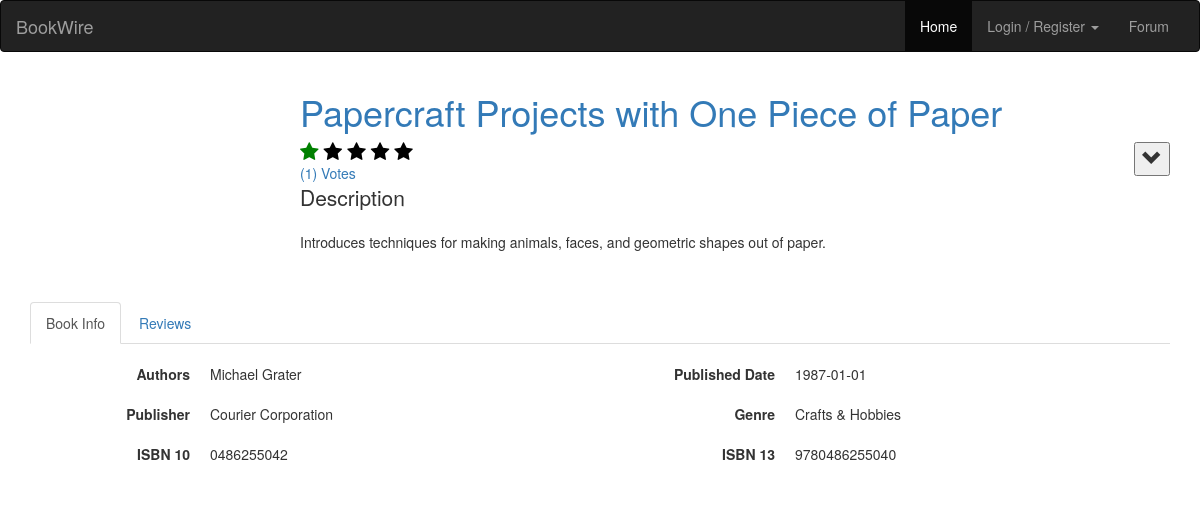
Page /bookinstance/9780486255040 on the committed database.
### book/models.py (models this page shows, shortened)
class Book(models.Model):
	uid = models.CharField(max_length=64)
	title =  models.CharField(max_length=1024)
	authors = models.CharField(max_length=1024)
	publisher = models.CharField(max_length=1024)
	published_date = models.CharField(max_length=32)
	description = models.CharField(max_length=8192)
	isbn_13 = models.CharField(max_length=32)
	isbn_10 = models.CharField(max_length=32)
	genre = models.CharField(max_length=1024)
	average_rating = models.FloatField()
	ratings_count = models.IntegerField()
	thumbnail = models.CharField(max_length=1024)
	favourites = models.ManyToManyField(User, related_name='favourites')
	readingnow = models.ManyToManyField(User, related_name='readingnow')
	toread = models.ManyToManyField(User, related_name='toread')
	haveread = models.ManyToManyField(User, related_name='haveread')

### book/views.py (the view, shortened to what this page needs)
# urls.py: path('bookinstance/<slug:isbn_13>', views.bookinstance, name='bookinstance'),
@csrf_exempt
def bookinstance(request,isbn_13):
	try:
		book = Book.objects.get(isbn_13=isbn_13)
		reviews = Review.objects.filter(book=book).order_by('-created_at')
	except Book.DoesNotExist:
		return redirect("book:mainpage")
	context = {"book": book, "reviews": reviews}
	return render(request, "bookpage.html", context)

### book/templates/bookpage.html (shortened to what this page needs)
{% extends "account_base.html" %}
{% load staticfiles %}
{% block content %}
<link rel="stylesheet" type="text/css" href="{% static 'css/bookpage.css' %}" />
<div class="container">
    <div class="row">
        <div class="col-sm-2 hidden-xs">
        </div>
        <div class="col-sm-10" style="padding-left: 90px;">
            <h1><a href="http://www.google.com/search?q={{book.title}}">{{book.title}}</a></h1>
            <div class="btn-group pull-right">
                <button style="font-size: 20px; cursor: pointer;" class="dropdown-toggle" data-toggle="dropdown" aria-haspopup="true" aria-expanded="false">
                    <b><i class="glyphicon glyphicon-chevron-down"></i></b>
                </button>
            </div>
            <div id="book-average-rating"></div>
            <a href="#">({{book.ratings_count}}) Votes</a>
            <div class="p-4">
                <p class="lead font-weight-bold">Description</p>
                <p>{{book.description}}</p>
            </div>
            <br>
        </div>
    </div>
    <br>
    <div class="row">
        <div class="col-md-12">
            <div class="tabbable-panel">
                <div class="tabbable-line">
                    <ul class="nav nav-tabs ">
                        <li class="active">
                            <a href="#tab_default_2" data-toggle="tab">Book Info</a>
                        </li>
                        <li>
                            <a href="#tab_default_3" data-toggle="tab">Reviews</a>
                        </li>
                    </ul>
                    <div class="tab-content">
                        <div class="tab-pane active" id="tab_default_2">
                            <br>
                            <div class="row">
                                <div class="col-xs-6">
                                    <dl class="dl-horizontal">
                                        <dt>Authors</dt>
                                        <dd>{{book.authors}}</dd>
                                        <br>
                                        <dt>Publisher</dt>
                                        <dd>{{book.publisher}}</dd>
                                        <br>
                                        <dt>ISBN 10</dt>
                                        <dd>{{book.isbn_10}}</dd>
                                    </dl>
                                </div>
                                <div class="col-xs-6">
                                    <dl class="dl-horizontal">
                                        <dt>Published Date</dt>
                                        <dd>{{book.published_date}}</dd>
                                        <br>
                                        <dt>Genre</dt>
                                        <dd>{{book.genre}}</dd>
                                        <br>
                                        <dt>ISBN 13</dt>
                                        <dd>{{book.isbn_13}}</dd>
                                    </dl>
                                </div>
                            </div>
                        </div>
                    </div>
                </div>
            </div>
        </div>
    </div>
</div><br><br>
{% endblock %}

### rows in the picture
Book: title "Papercraft Projects with One Piece of Paper", ratings_count "1", description "Introduces techniques for making animals, faces, and geometric shapes out of paper.", authors "Michael Grater", publisher "Courier Corporation", isbn_10 "0486255042", published_date "1987-01-01", genre "Crafts & Hobbies", isbn_13 "9780486255040"
